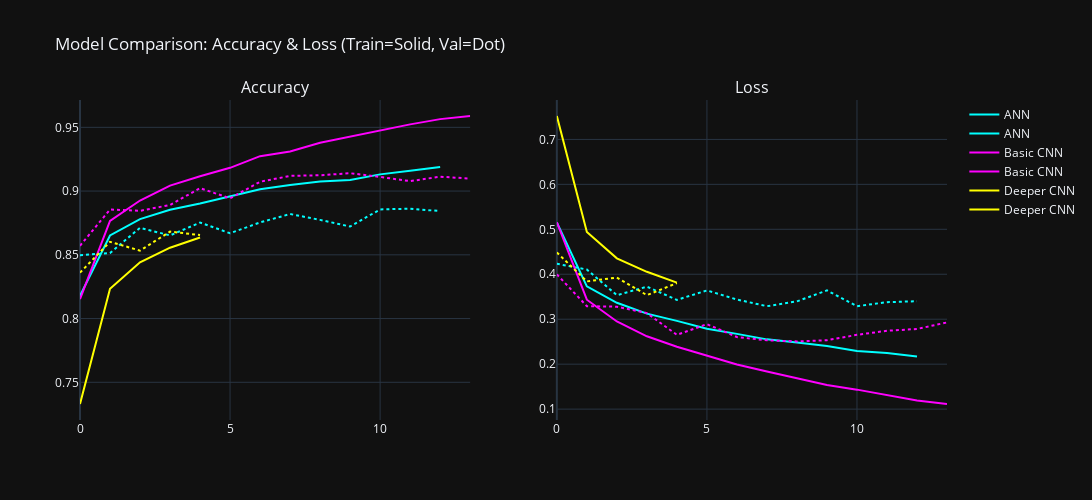

The notebook cell saved with this chart:
### Markdown cell above
#### 4.3) Model Comparison

- Created a dataframe to store **test loss** and **test accuracy** for ANN, Basic CNN, and Deeper CNN.  
- Plotted training history for each model (accuracy & loss vs. epochs).  
- Helps compare how models learn and generalize over time.

### Code cell
import plotly.graph_objects as go
from plotly.subplots import make_subplots

models = {
    "ANN": ("cyan", ann_history),
    "Basic CNN": ("magenta", basic_cnn_history),
    "Deeper CNN": ("yellow", deeper_cnn_history)
}

performance_data = {
    'Model': ['ANN', 'Basic CNN', 'Deeper CNN'],
    'Test Loss': [loss_ann, loss_basic_cnn, loss_deeper_cnn],
    'Test Accuracy': [accuracy_ann, accuracy_basic_cnn, accuracy_deeper_cnn]
}

performance_df = pd.DataFrame(performance_data)

fig = make_subplots(rows=1, cols=2, subplot_titles=('Accuracy', 'Loss'))

for name, (color, history) in models.items():
    # Accuracy
    fig.add_trace(go.Scatter(y=history.history['accuracy'], mode='lines',
                             name=name, line=dict(color=color, dash='solid')), row=1, col=1)
    fig.add_trace(go.Scatter(y=history.history['val_accuracy'], mode='lines',
                             name=name, line=dict(color=color, dash='dot'), showlegend=False), row=1, col=1)

    # Loss
    fig.add_trace(go.Scatter(y=history.history['loss'], mode='lines',
                             name=name, line=dict(color=color, dash='solid')), row=1, col=2)
    fig.add_trace(go.Scatter(y=history.history['val_loss'], mode='lines',
                             name=name, line=dict(color=color, dash='dot'), showlegend=False), row=1, col=2)

fig.update_layout(
    title_text="Model Comparison: Accuracy & Loss (Train=Solid, Val=Dot)",
    height=500,
    width=1200,
    template="plotly_dark"
)

fig.show()

### Figure 1 — Plotly figure (JSON) as saved in the notebook; plotly's stock layout.template omitted (floating-point values rounded to 4 significant figures)
{"data": [{"line": {"color": "cyan", "dash": "solid"}, "mode": "lines", "name": "ANN", "type": "scatter", "xaxis": "x", "y": [0.8179, 0.8652, 0.878, 0.8854, 0.8903, 0.896, 0.9014, 0.9047, 0.9074, 0.9088, 0.9131, 0.916, 0.9189], "yaxis": "y"}, {"line": {"color": "cyan", "dash": "dot"}, "mode": "lines", "name": "ANN", "showlegend": false, "type": "scatter", "xaxis": "x", "y": [0.8497, 0.8514, 0.8712, 0.8652, 0.8753, 0.8669, 0.8754, 0.882, 0.8774, 0.8722, 0.8856, 0.8862, 0.8843], "yaxis": "y"}, {"line": {"color": "cyan", "dash": "solid"}, "mode": "lines", "name": "ANN", "type": "scatter", "xaxis": "x2", "y": [0.515, 0.3731, 0.3365, 0.3125, 0.2963, 0.2789, 0.2674, 0.2552, 0.2485, 0.2406, 0.2294, 0.225, 0.2173], "yaxis": "y2"}, {"line": {"color": "cyan", "dash": "dot"}, "mode": "lines", "name": "ANN", "showlegend": false, "type": "scatter", "xaxis": "x2", "y": [0.4233, 0.4105, 0.3534, 0.3724, 0.343, 0.364, 0.3438, 0.329, 0.3397, 0.3641, 0.329, 0.3379, 0.3401], "yaxis": "y2"}, {"line": {"color": "magenta", "dash": "solid"}, "mode": "lines", "name": "Basic CNN", "type": "scatter", "xaxis": "x", "y": [0.8153, 0.8766, 0.8926, 0.9043, 0.9116, 0.9182, 0.9274, 0.9311, 0.9378, 0.9426, 0.9474, 0.9523, 0.9564, 0.9589], "yaxis": "y"}, {"line": {"color": "magenta", "dash": "dot"}, "mode": "lines", "name": "Basic CNN", "showlegend": false, "type": "scatter", "xaxis": "x", "y": [0.8571, 0.8855, 0.8845, 0.8891, 0.9023, 0.8943, 0.9073, 0.9119, 0.9124, 0.914, 0.9111, 0.9078, 0.9113, 0.9098], "yaxis": "y"}, {"line": {"color": "magenta", "dash": "solid"}, "mode": "lines", "name": "Basic CNN", "type": "scatter", "xaxis": "x2", "y": [0.5157, 0.3433, 0.2949, 0.262, 0.2387, 0.2184, 0.1994, 0.1836, 0.1684, 0.1537, 0.1433, 0.1306, 0.1194, 0.1114], "yaxis": "y2"}, {"line": {"color": "magenta", "dash": "dot"}, "mode": "lines", "name": "Basic CNN", "showlegend": false, "type": "scatter", "xaxis": "x2", "y": [0.3998, 0.329, 0.3279, 0.3136, 0.2652, 0.2891, 0.2603, 0.253, 0.2506, 0.2532, 0.2652, 0.2742, 0.2782, 0.2929], "yaxis": "y2"}, {"line": {"color": "yellow", "dash": "solid"}, "mode": "lines", "name": "Deeper CNN", "type": "scatter", "xaxis": "x", "y": [0.733, 0.8234, 0.8442, 0.8556, 0.8635], "yaxis": "y"}, {"line": {"color": "yellow", "dash": "dot"}, "mode": "lines", "name": "Deeper CNN", "showlegend": false, "type": "scatter", "xaxis": "x", "y": [0.836, 0.8602, 0.8533, 0.8682, 0.8655], "yaxis": "y"}, {"line": {"color": "yellow", "dash": "solid"}, "mode": "lines", "name": "Deeper CNN", "type": "scatter", "xaxis": "x2", "y": [0.7521, 0.4943, 0.4355, 0.4055, 0.3814], "yaxis": "y2"}, {"line": {"color": "yellow", "dash": "dot"}, "mode": "lines", "name": "Deeper CNN", "showlegend": false, "type": "scatter", "xaxis": "x2", "y": [0.4485, 0.3841, 0.3927, 0.3535, 0.3802], "yaxis": "y2"}], "layout": {"annotations": [{"font": {"size": 16}, "showarrow": false, "text": "Accuracy", "x": 0.225, "xanchor": "center", "xref": "paper", "y": 1, "yanchor": "bottom", "yref": "paper"}, {"font": {"size": 16}, "showarrow": false, "text": "Loss", "x": 0.775, "xanchor": "center", "xref": "paper", "y": 1, "yanchor": "bottom", "yref": "paper"}], "height": 500, "title": {"text": "Model Comparison: Accuracy & Loss (Train=Solid, Val=Dot)"}, "width": 1200, "xaxis": {"anchor": "y", "domain": [0, 0.45]}, "xaxis2": {"anchor": "y2", "domain": [0.55, 1]}, "yaxis": {"anchor": "x", "domain": [0, 1]}, "yaxis2": {"anchor": "x2", "domain": [0, 1]}}}
